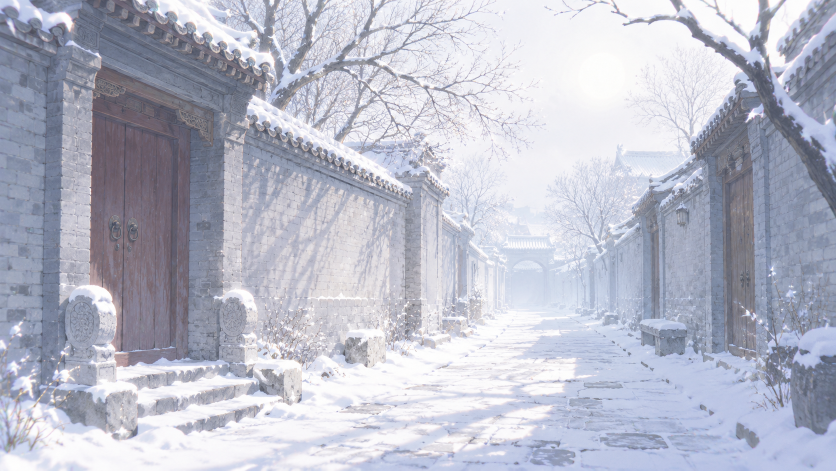
#> input picture anime_mv/assets/bg/alley.png, 1672 x 941 px (shown at 1/2 size)
$ python -i post.py   (imports and definitions only)
#> lines starting #> are read from the running program, lines starting #| are printed output that depends on the picture
### pv/core/textures.py
"""Procedural textures: rice paper, lamp light maps, ink grain.  Cached per process."""
import math

import cv2
import numpy as np
import skia

from .. import config
from .noise import fbm_2d, value_noise_2d, tileable_noise
from . import gfx

W, H = config.W, config.H
_CACHE = {}


def cached(fn):
    # [5 lines left out: function wrap, not called in this run]
    return wrap


# [31 lines left out: function paper_fibers, not called in this run]


_LS = 4  # the lamp falloff is smooth: compute it at 1/4 resolution and upsample


# [15 lines left out: function lamp_map, not called in this run]


PAPER_RGB = np.array([248, 236, 212], np.float32) / 255.0


from collections import OrderedDict

_LIGHT_LRU = OrderedDict()
_LIGHT_MAX = 6   # light maps are 8 MB each; animated lights create a new one every frame


# [35 lines left out: functions screen_light, ink_tex, ink_shader_image, not called in this run]


_SHADERS = {}


# [47 lines left out: functions ink_shader, grain_tiles, vignette, noise_field, radial_field, not called in this run]

### pv/core/post.py
"""Frame post-processing on uint8 RGB numpy arrays."""
import math

import cv2
import numpy as np

from .. import config
from . import textures as T
from .noise import hash01, noise1

W, H = config.W, config.H


def glow(img, threshold=0.72, sigma=18, strength=0.6, red_bias=0.0):
    """Additive bloom of bright (and optionally red) regions."""
#> called with threshold = 0.72, sigma = 18, strength = 0.6, red_bias = 0
    f = img.astype(np.float32) * (1 / 255.0)
    lum = f[..., 0] * 0.3 + f[..., 1] * 0.59 + f[..., 2] * 0.11
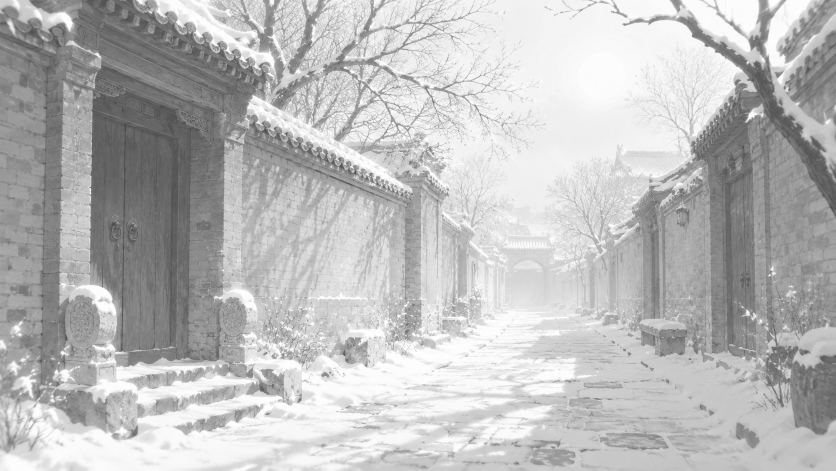
#> lum: shape (941, 1672) float32 (shown at 1/2 size); min 0.257, max 1, mean 0.736
    m = np.clip((lum - threshold) / (1 - threshold + 1e-6), 0, 1)
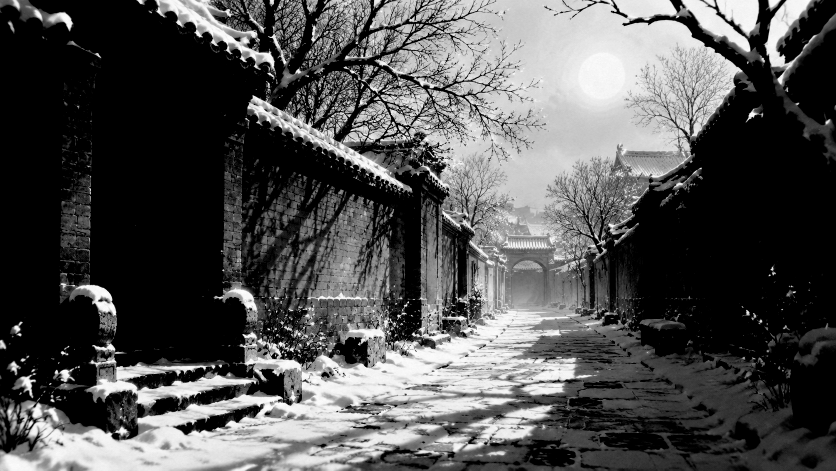
#> m: shape (941, 1672) float32 (shown at 1/2 size); min 0, max 1, mean 0.318
    if red_bias > 0:
        red = np.clip(f[..., 0] - 0.5 * (f[..., 1] + f[..., 2]) - 0.25, 0, 1) * 2.0
        m = np.maximum(m, red * red_bias)
    src = f * m[..., None]
    b = cv2.resize(src, (W // 4, H // 4), interpolation=cv2.INTER_AREA)
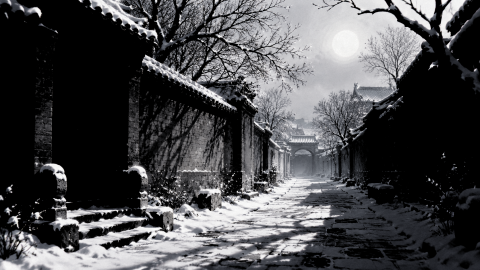
#> b: shape (270, 480, 3) float32; mean R, G, B 0.291, 0.292, 0.301
    b = cv2.GaussianBlur(b, (0, 0), sigma / 4)
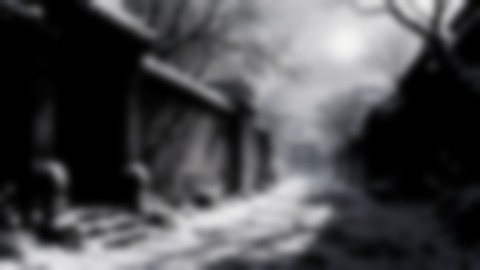
#> b: shape (270, 480, 3) float32; mean R, G, B 0.291, 0.292, 0.301
    b2 = cv2.GaussianBlur(b, (0, 0), sigma / 2)
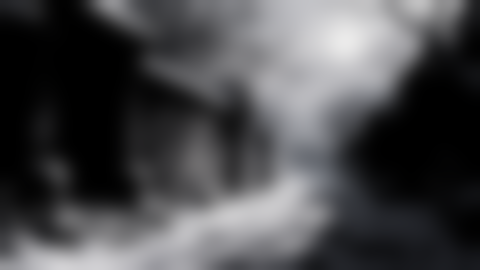
#> b2: shape (270, 480, 3) float32; mean R, G, B 0.291, 0.292, 0.301
    b = cv2.resize(b * 0.6 + b2 * 0.6, (W, H), interpolation=cv2.INTER_LINEAR)
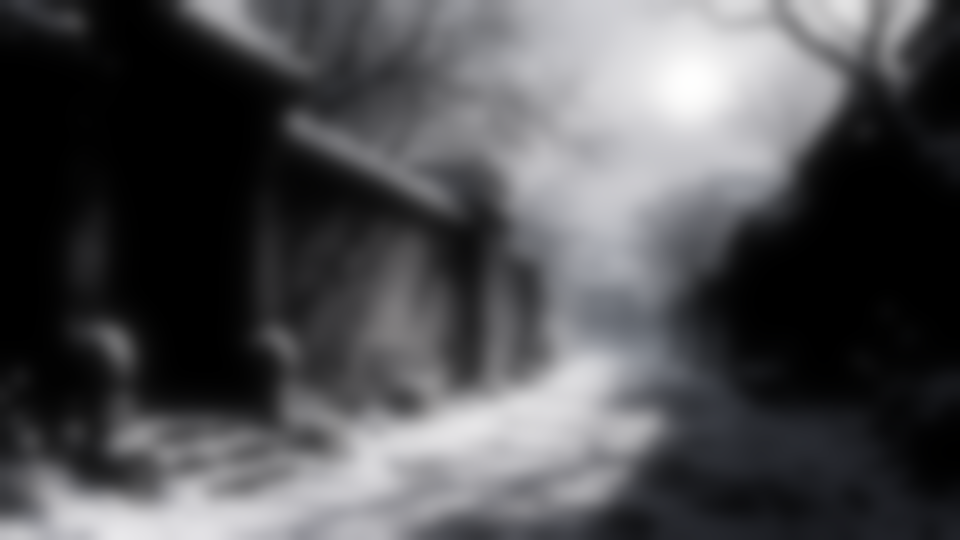
#> b: shape (1080, 1920, 3) float32 (shown at 1/2 size); mean R, G, B 0.349, 0.35, 0.36; drawn with min black and max white
#> (the run stopped early here; a loop or call above may not have finished)

$ run again, on anime_mv/assets/bg/bedroom.png
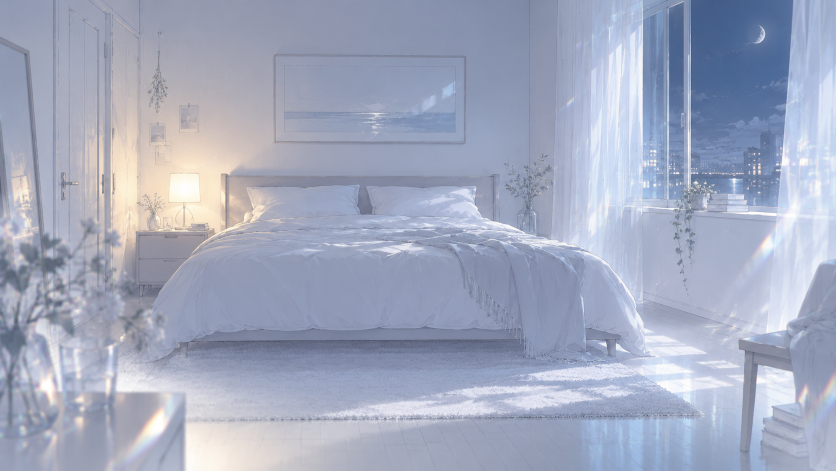
#> input picture anime_mv/assets/bg/bedroom.png, 1672 x 941 px (shown at 1/2 size)
#> in glow, `lum = f[..., 0] * 0.3 + f[..., 1] * 0.59 + f[..., 2] * 0.11`:
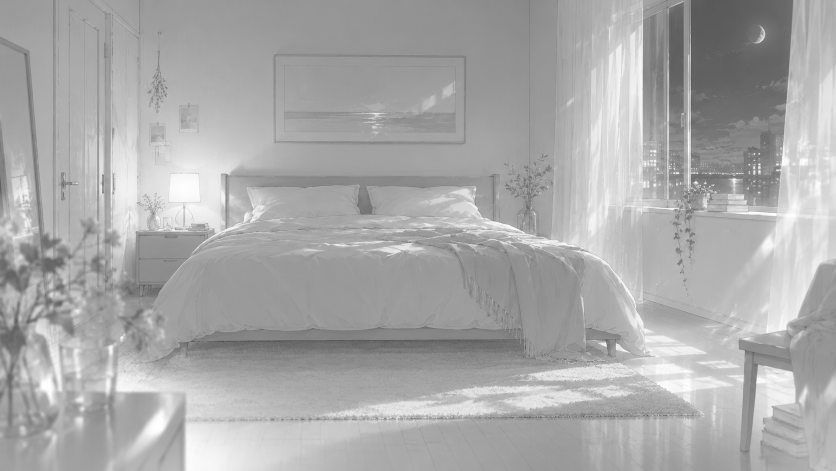
#> lum: shape (941, 1672) float32 (shown at 1/2 size); min 0.268, max 1, mean 0.666
#> in glow, `b = cv2.resize(b * 0.6 + b2 * 0.6, (W, H), interpolation=cv2.INTER_LIN..`:
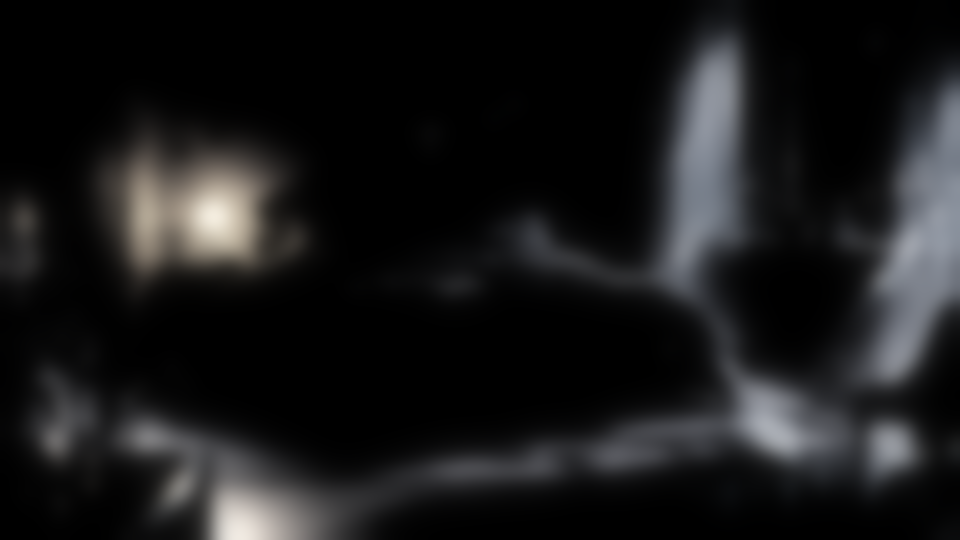
#> b: shape (1080, 1920, 3) float32 (shown at 1/2 size); mean R, G, B 0.101, 0.102, 0.105

$ run again, on anime_mv/assets/bg/flowers_eye.png
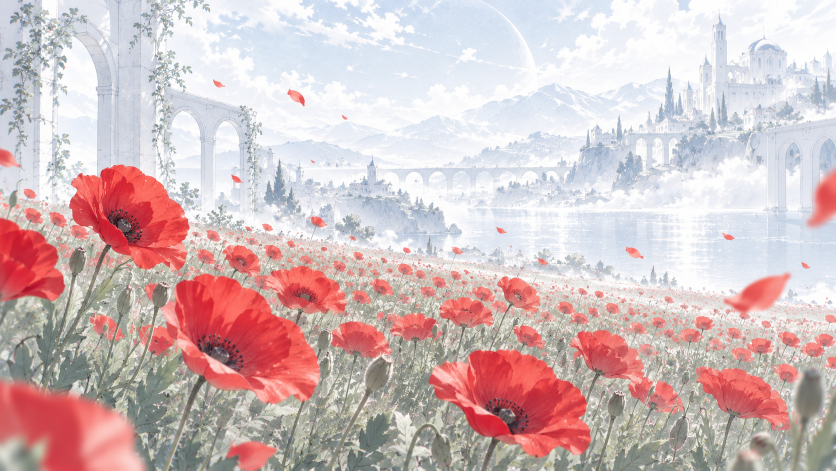
#> input picture anime_mv/assets/bg/flowers_eye.png, 1672 x 941 px (shown at 1/2 size)
#> in glow, `src = f * m[..., None]`:
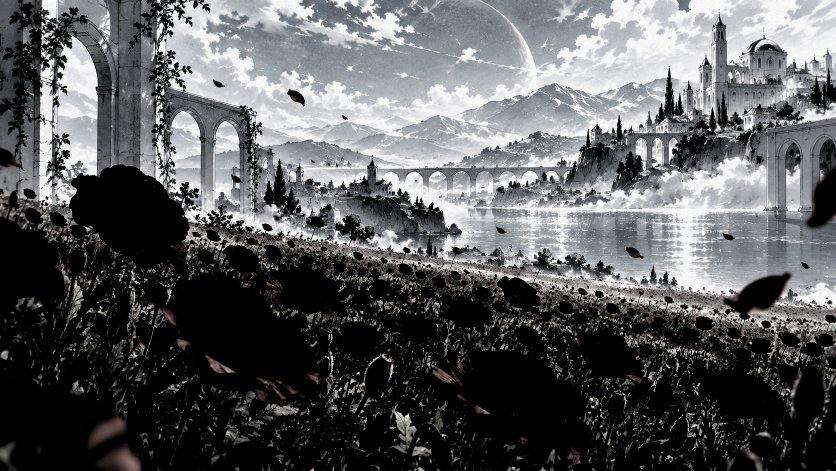
#> src: shape (941, 1672, 3) float32 (shown at 1/2 size); mean R, G, B 0.358, 0.361, 0.368
#> in glow, `b = cv2.resize(b * 0.6 + b2 * 0.6, (W, H), interpolation=cv2.INTER_LIN..`:
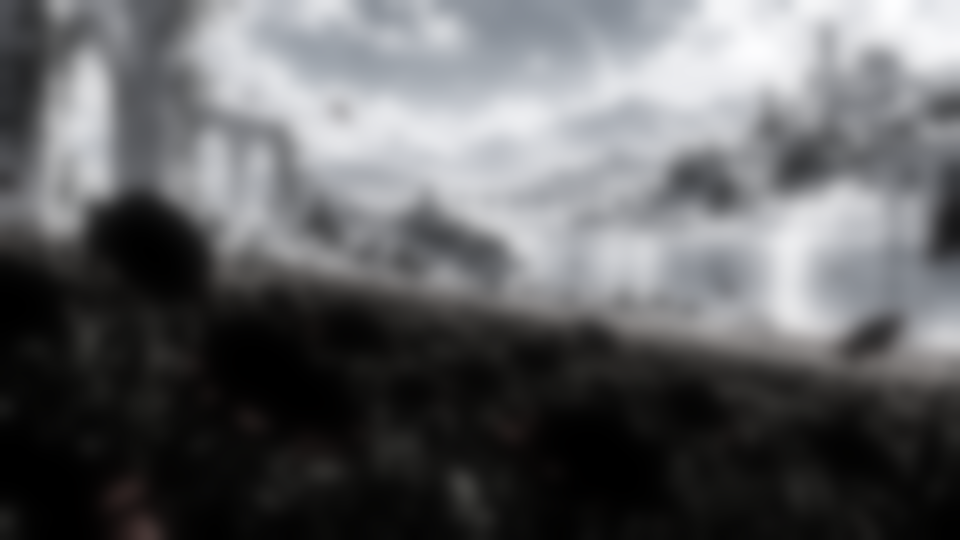
#> b: shape (1080, 1920, 3) float32 (shown at 1/2 size); mean R, G, B 0.43, 0.433, 0.441; drawn with min black and max white
